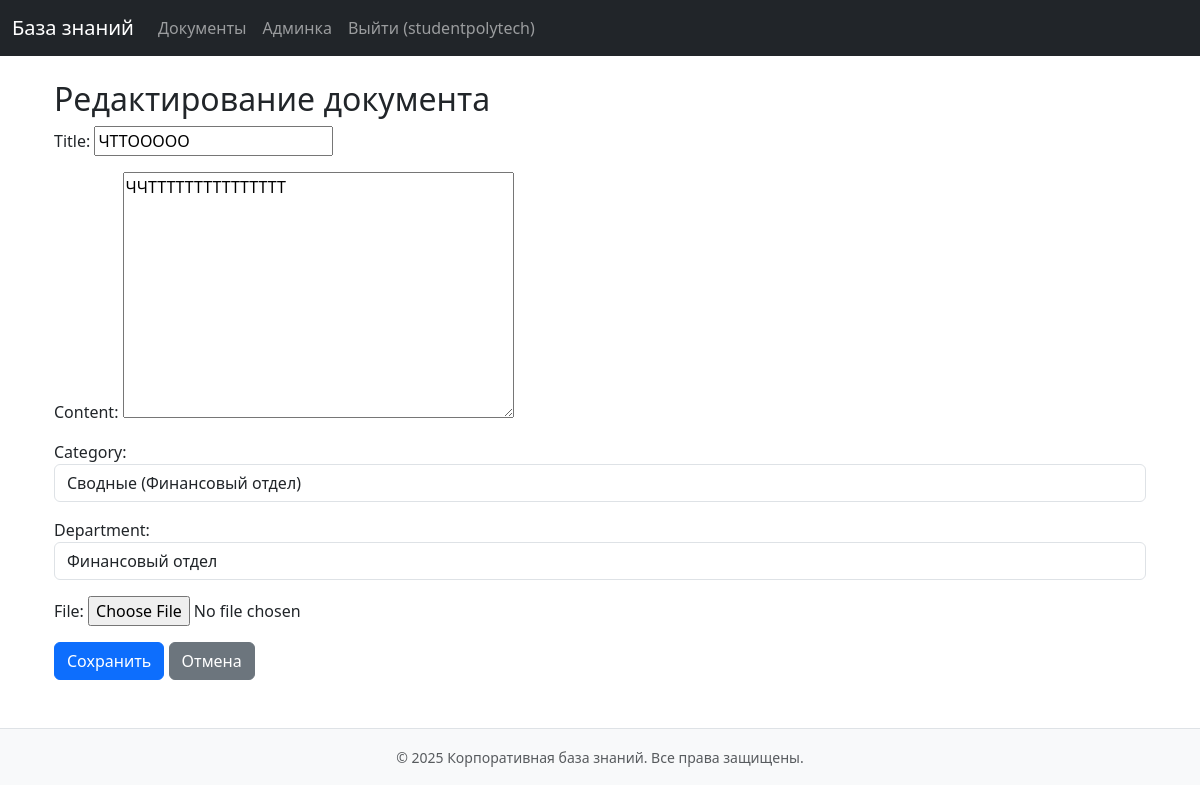
/documents/-1753175445/edit/ (signed in), run on the app's committed database.
### kb/models.py (models this page shows, shortened)
class CustomUser(AbstractUser):
    USER_TYPES = (
        ('ADMIN', 'Administrator'),
        ('MANAGER', 'Manager'),
        ('EMPLOYEE', 'Employee'),
    )
    user_type = models.CharField(max_length=10, choices=USER_TYPES, default='EMPLOYEE')
    department = models.ForeignKey(Department, on_delete=models.SET_NULL, null=True, blank=True)
    position = models.CharField(max_length=100, blank=True)
    class Meta:
        permissions = [
            ("manage_departments", "Can manage departments"),
            ("manage_categories", "Can manage categories"),
            ("manage_documents", "Can manage documents"),
            ("view_all_documents", "Can view all documents"),
        ]

class Document(models.Model):
    title = models.CharField(max_length=200)
    slug = models.SlugField(max_length=200, unique=True, blank=True)
    content = models.TextField()
    author = models.ForeignKey(CustomUser, on_delete=models.CASCADE)
    category = models.ForeignKey(Category, on_delete=models.CASCADE)
    department = models.ForeignKey(Department, on_delete=models.CASCADE)
    file = models.FileField(
        upload_to=document_upload_path,
        validators=[FileExtensionValidator(['pdf', 'doc', 'docx', 'jpg', 'jpeg', 'png'])],
        blank=True,
        null=True
    )
    created_at = models.DateTimeField(auto_now_add=True)
    updated_at = models.DateTimeField(auto_now=True)
    is_published = models.BooleanField(default=True)

class Category(models.Model):
    name = models.CharField(max_length=100)
    department = models.ForeignKey(Department, on_delete=models.CASCADE)
    description = models.TextField(blank=True)
    def __str__(self):
        return f"{self.name} ({self.department.name})"

### kb/views_class_based.py (the view, shortened to what this page needs)
# urls.py: path('documents/<slug:slug>/edit/', DocumentUpdateView.as_view(), name='document_update'),
class DocumentUpdateView(LoginRequiredMixin, UserPassesTestMixin, UpdateView):
    model = Document
    form_class = DocumentForm
    slug_field = "slug"
    slug_url_kwarg = "slug"
    template_name = "kb/document_form.html"
    def test_func(self):
        doc = self.get_object()
        return (
            self.request.user.user_type == 'ADMIN' or
            self.request.user == doc.author or
            self.request.user.has_perm('kb.manage_documents')
        )

### kb/forms.py (shortened to what this page needs)
class DocumentForm(forms.ModelForm):
    class Meta:
        model = Document
        fields = ['title', 'content', 'category', 'department', 'file']
        widgets = {
            'category': forms.Select(attrs={'class': 'form-control'}),
            'department': forms.Select(attrs={'class': 'form-control'}),
        }

### kb/models.py (called while the page is built)
    def __str__(self):
        return self.name

### templates/kb/document_form.html (shortened to what this page needs)
{% extends "kb/base.html" %}
{% block content %}
<div class="container mt-4">
    <h2>{% if object %}Редактирование{% else %}Создание{% endif %} документа</h2>
    <form method="post" enctype="multipart/form-data">
        {{ form.as_p }}
        <button type="submit" class="btn btn-primary">Сохранить</button>
        <a href="{% if object %}{% url 'document_detail' object.slug %}{% else %}{% url 'document_list' %}{% endif %}" class="btn btn-secondary">Отмена</a>
    </form>
</div>
{% endblock %}

### templates/includes/navbar.html (shortened to what this page needs)
<nav class="navbar navbar-expand-lg navbar-dark bg-dark">
    <div class="container-fluid">
        <a class="navbar-brand" href="{% url 'home' %}">База знаний</a>
        <div class="collapse navbar-collapse" id="navbarNav">
            <ul class="navbar-nav">
                <li class="nav-item">
                    <a class="nav-link" href="{% url 'document_list' %}">Документы</a>
                </li>
                {% if user.is_authenticated %}
                    <li class="nav-item">
                        <a class="nav-link" href="{% url 'admin:index' %}">Админка</a>
                    </li>
                    <li class="nav-item">
                        <a class="nav-link" href="{% url 'logout' %}">Выйти ({{ user.username }})</a>
                    </li>
                {% else %}
                    <li class="nav-item">
                        <a class="nav-link" href="{% url 'login' %}">Войти</a>
                    </li>
                {% endif %}
            </ul>
        </div>
    </div>
</nav>

### data on the page
CustomUser: username "studentpolytech"
Document: title "ЧТТООООО", content "ЧЧТТТТТТТТТТТТТТТ", category "Сводные (Финансовый отдел)"
Category: department "Финансовый отдел"

### other printed values
{{ now|default:"2025" }} "2025"
